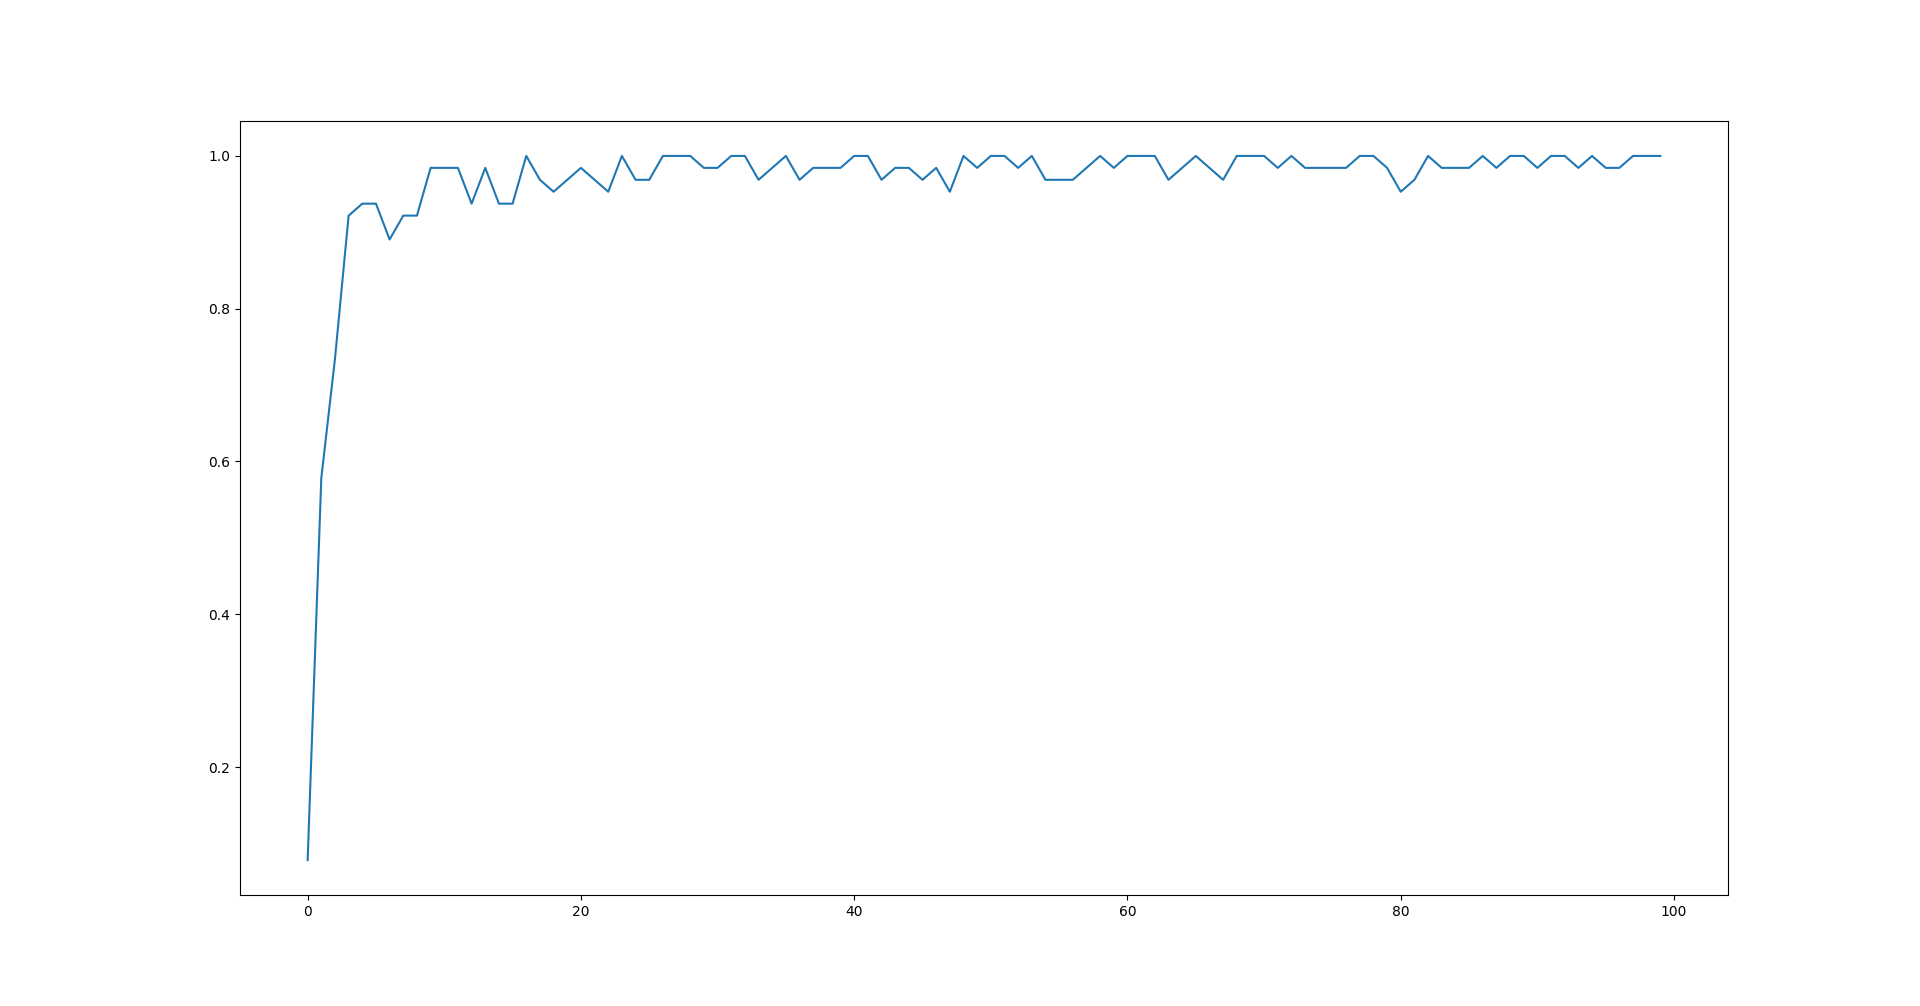

Write the Python code that produced this figure.
import tensorflow as tf
from tensorflow.examples.tutorials.mnist import input_data
import matplotlib.pyplot as plt
import numpy as np

EPOCHS = 10000
BATCH_SIZE = 64
KEEP_PROB = 0.5
TEST_INTERVAL = 100
LEARNING_RATE = 1e-4

def createWeight(shape):
    return tf.Variable(tf.truncated_normal(shape, dtype = tf.float32, stddev = 0.1))

def createBias(shape):
    return tf.Variable(tf.constant(0.1, dtype = tf.float32, shape = shape))

def createConv(x, W):
    return tf.nn.conv2d(x, W, [1, 1, 1, 1], 'SAME')

def createPool(x):
    return tf.nn.max_pool(x, [1, 2, 2, 1], [1, 2, 2, 1], 'SAME')

with tf.name_scope("Inputs"):
    x = tf.placeholder(tf.float32, [None, 784])
    y_ = tf.placeholder(tf.float32, [None, 10])
    x_image = tf.reshape(x, [-1, 28, 28, 1])
    keep_prob = tf.placeholder(tf.float32)

with tf.name_scope("First_conv"):
    w_conv1 = createWeight([5, 5, 1, 32])
    b_conv1 = createBias([32])
    h_conv1 = tf.nn.relu(createConv(x_image, w_conv1) + b_conv1)
    h_pool1 = createPool(h_conv1)

with tf.name_scope("Second_conv"):
    w_conv2 = createWeight([5, 5, 32, 64])
    b_conv2 = createBias([64])
    h_conv2 = tf.nn.relu(createConv(h_pool1, w_conv2) + b_conv2)
    h_pool2 = createPool(h_conv2)

with tf.name_scope("Dense"):
    w_fc1 = createWeight([7*7*64, 1024])
    b_fc1 = createBias([1024])
    h_pool2_flat = tf.reshape(h_pool2, [-1, 7*7*64])
    h_fc1 = tf.nn.relu(tf.matmul(h_pool2_flat, w_fc1) + b_fc1)

with tf.name_scope("Drop_out"):
    h_fc1_drop = tf.nn.dropout(h_fc1, rate = 1 - keep_prob)

with tf.name_scope("Output"):
    w_fc2 = createWeight([1024, 10])
    b_fc2 = createBias([10])
    y = tf.nn.softmax(tf.matmul(h_fc1_drop, w_fc2) + b_fc2)

with tf.name_scope("loss"):
    loss = tf.reduce_mean(tf.reduce_sum(-y_ * y, 1))

with tf.name_scope("Test"):
    accuracy = tf.reduce_mean(tf.cast(
        tf.equal(tf.argmax(y, 1), tf.argmax(y_, 1)), tf.float32))

with tf.name_scope("Train"):
    train_op = tf.train.AdamOptimizer(LEARNING_RATE).minimize(loss)

if __name__ == "__main__":
    sess = tf.Session()
    writer = tf.summary.FileWriter("./logs/convmnist/", sess.graph)
    sess.run(tf.global_variables_initializer())
    mnist = input_data.read_data_sets("MNIST_data", one_hot = True)
    accuracies = []
    for epoch in range(EPOCHS):
        batch_x, batch_y = mnist.train.next_batch(BATCH_SIZE)
        sess.run(train_op, feed_dict = {x: batch_x, y_: batch_y, keep_prob: KEEP_PROB})
        
        if epoch % TEST_INTERVAL == 0:
            acc = sess.run(accuracy, feed_dict = 
                {x: batch_x, y_: batch_y, keep_prob: 1})
            print("step %d, accuracy %f"%(epoch, acc))
            accuracies.append(acc)

    acc = sess.run(accuracy, feed_dict = 
        {x: mnist.test.images[0:5000], y_: mnist.test.labels[0:5000], keep_prob: 1.0})
    plt.plot(accuracies)
    plt.show()
    print("Total accuracy %f" % acc)
    print("\n\n\n")
